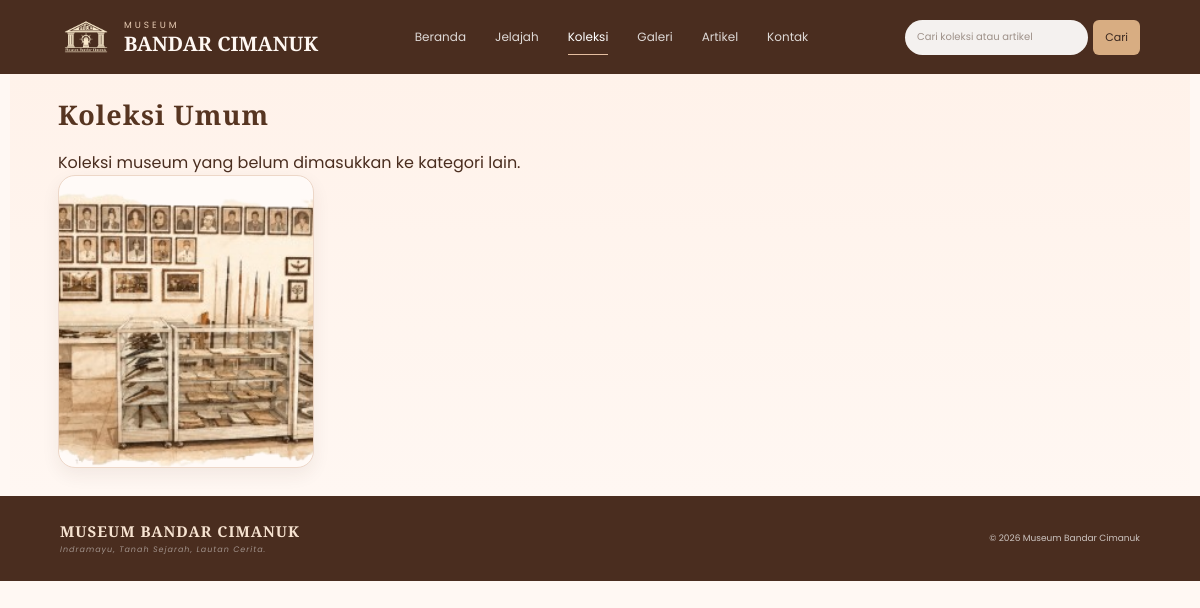
/museum-cimanuk/kategori.php?id=6, run on the app's committed database.
### tables this page shows
CREATE TABLE IF NOT EXISTS kategori_koleksi (
 id INT AUTO_INCREMENT PRIMARY KEY, nama VARCHAR(150) NOT NULL, slug VARCHAR(180) NOT NULL UNIQUE,
 deskripsi TEXT, gambar VARCHAR(255), sort_order INT NOT NULL DEFAULT 0,
 is_published TINYINT(1) NOT NULL DEFAULT 1,
 created_at TIMESTAMP DEFAULT CURRENT_TIMESTAMP,
 updated_at TIMESTAMP DEFAULT CURRENT_TIMESTAMP ON UPDATE CURRENT_TIMESTAMP
);

CREATE TABLE IF NOT EXISTS koleksi (
 id INT AUTO_INCREMENT PRIMARY KEY, judul VARCHAR(200) NOT NULL, kategori_id INT NULL,
 deskripsi TEXT, sejarah TEXT, filosofi TEXT, gambar VARCHAR(255),
 sort_order INT NOT NULL DEFAULT 0, is_featured TINYINT(1) NOT NULL DEFAULT 0,
 is_published TINYINT(1) NOT NULL DEFAULT 1,
 created_at TIMESTAMP DEFAULT CURRENT_TIMESTAMP,
 updated_at TIMESTAMP DEFAULT CURRENT_TIMESTAMP ON UPDATE CURRENT_TIMESTAMP,
 CONSTRAINT fk_koleksi_kategori FOREIGN KEY (kategori_id) REFERENCES kategori_koleksi(id) ON DELETE SET NULL
);

### museum-cimanuk/data.php (called while the page is built, shortened)
<?php
require_once __DIR__ . '/config/koneksi.php';
function visitor_collection_category($id)
{
    global $conn;
    $stmt = $conn->prepare('SELECT * FROM kategori_koleksi WHERE id = ? AND is_published = 1 LIMIT 1');
    $stmt->bind_param('i', $id);
    $stmt->execute();
    return $stmt->get_result()->fetch_assoc() ?: null;
}
function visitor_category_collections($categoryId)
{
    global $conn;
    $stmt = $conn->prepare('SELECT * FROM koleksi WHERE kategori_id = ? AND is_published = 1 ORDER BY sort_order ASC, id DESC');
    $stmt->bind_param('i', $categoryId);
    $stmt->execute();
    return $stmt->get_result()->fetch_all(MYSQLI_ASSOC);
}
function visitor_escape($value)
{
    return htmlspecialchars((string) $value, ENT_QUOTES, 'UTF-8');
}
function visitor_image($filename)
{
    $filename = basename($filename);
    if (!is_file(__DIR__ . '/../assets/uploads/' . $filename)) {
        return '';
    }
    return '/admin/assets/uploads/' . rawurlencode($filename);
}
?>

### museum-cimanuk/kategori.php (the view, shortened to what this page needs)
<?php
require_once __DIR__ . '/data.php';
$category = visitor_collection_category((int) ($_GET['id'] ?? 0));
if (!$category) {
    http_response_code(404);
    $categoryItems = [];
} else {
    $categoryItems = visitor_category_collections((int) $category['id']);
}
?>
<!DOCTYPE html>
<html lang="id">
<head>
    <link rel="stylesheet" href="/admin/museum-cimanuk/assets/css/dashboard.css">
    <link rel="stylesheet" href="/admin/museum-cimanuk/assets/css/koleksi.css">
    <link rel="stylesheet" href="/admin/museum-cimanuk/assets/css/visitor-content.css">
</head>
<body>
<div class="website-wrapper">
    <?php require __DIR__ . '/navbar.php'; ?>
    <main class="home-content article-list">
        <div class="section-heading"><h2><?= visitor_escape($category['nama'] ?? 'Kategori tidak ditemukan') ?></h2></div>
        <?php if (!$category): ?>
            <p>Kategori ini tidak tersedia.</p>
        <?php else: ?>
            <p><?= nl2br(visitor_escape($category['deskripsi'] ?? '')) ?></p>
            <div class="all-collection-grid">
                <?php foreach ($categoryItems as $item): ?>
                    <article class="museum-collection-card">
                        <a href="koleksi-detail.php?id=<?= (int) $item['id'] ?>" class="museum-collection-image">
                            <img src="<?= visitor_escape(visitor_image($item['gambar'] ?? '') ?: 'assets/images/museum-illustration.png') ?>" alt="<?= visitor_escape($item['judul']) ?>">
                        </a>
                    </article>
                <?php endforeach; ?>
            </div>
        <?php endif; ?>
    </main>
    <footer class="museum-footer"><div class="footer-content"><div class="footer-brand"><h3>MUSEUM BANDAR CIMANUK</h3><p>Indramayu, Tanah Sejarah, Lautan Cerita.</p></div><div class="footer-copy">© 2026 Museum Bandar Cimanuk</div></div></footer>
</div>
</body>
</html>

### museum-cimanuk/assets/css/dashboard.css (style rules this page uses)
* { margin: 0; padding: 0; box-sizing: border-box; }
html { scroll-behavior: smooth; }
body { font-family: 'Poppins', sans-serif; background: #f7f3f0; color: #4a2d1f; }
a { text-decoration: none; }
.website-wrapper { width: 100%; min-height: 100vh; background: #fff8f3; }
.home-content { padding: 22px 4% 28px; background: linear-gradient( 180deg, #fff2ea, #fff7f2 ); }
.section-heading { display: flex; align-items: center; margin-bottom: 17px; }
.section-heading h2 { font-family: 'Cormorant Garamond', serif; font-size: 27px; letter-spacing: 1px; color: #573521; }
.museum-footer { background: #4a2d1f; color: rgba(255,255,255,.75); padding: 25px 5%; }
.footer-content { display: flex; align-items: center; justify-content: space-between; }
.footer-brand h3 { font-family: 'Cormorant Garamond', serif; font-size: 15px; letter-spacing: 1px; color: #f7e3d1; }
.footer-brand p { margin-top: 3px; font-size: 8px; letter-spacing: 1px; font-style: italic; color: rgba(255,255,255,.48); }
.footer-copy { font-size: 9px; color: rgba(255,255,255,.72); }

### museum-cimanuk/assets/css/koleksi.css (style rules this page uses)
.all-collection-grid { display: grid; grid-template-columns: repeat(4, 1fr); gap: 20px; }
.museum-collection-card { min-width: 0; overflow: hidden; background: #fffaf7; border: 1px solid #edd7c8; border-radius: 17px; box-shadow: 0 7px 18px rgba(77,43,26,.07); transition: .25s ease; }
.museum-collection-image { height: 205px; position: relative; overflow: hidden; }
.museum-collection-image img { width: 100%; height: 100%; object-fit: cover; transition: .4s ease; }

### museum-cimanuk/assets/css/visitor-content.css (style rules this page uses)
.article-list { max-width: 1180px; margin: 0 auto; }

### data on the page
kategori_koleksi: nama "Koleksi Umum", deskripsi "Koleksi museum yang belum dimasukkan ke kategori lain."

### other printed values
visitor_escape($label) "Beranda"
visitor_escape($label) "Jelajah"
visitor_escape($label) "Koleksi"
visitor_escape($label) "Galeri"
visitor_escape($label) "Artikel"
visitor_escape($label) "Kontak"
